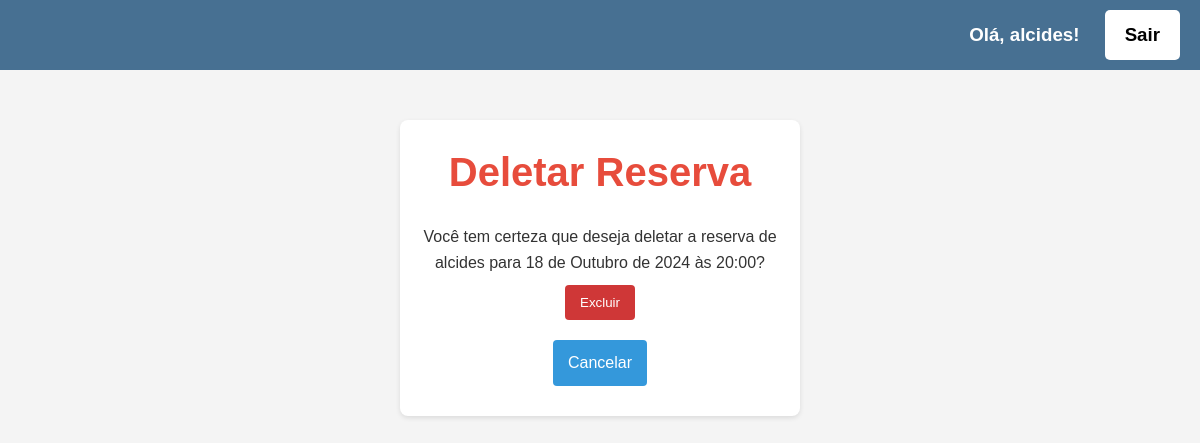
/reservas/deletar/11/ (signed in), run on the app's committed database.
### core/models.py (models this page shows, shortened)
class Reserva(models.Model):
    cliente = models.ForeignKey(Cliente, on_delete=models.CASCADE)  # Relaciona a reserva com o cliente
    mesa = models.ForeignKey(Mesa, on_delete=models.CASCADE)  # Relaciona a reserva com a mesa
    data_reserva = models.DateField()
    hora_reserva = models.TimeField()
    num_pessoas = models.IntegerField()

class Cliente(models.Model):
    user = models.OneToOneField(User, on_delete=models.CASCADE)
    telefone = models.CharField(max_length=15)

### core/views.py (the view)
# urls.py: path('reservas/deletar/<int:pk>/', views.deletar_reserva, name='deletar_reserva'),
@login_required
def deletar_reserva(request, pk):
    reserva = get_object_or_404(Reserva, pk=pk)
    if request.method == 'POST':
        reserva.delete()
        return redirect('listar_reservas')  # Redireciona para a lista de reservas
    return render(request, 'core/reservas/deletar_reserva.html', {'reserva': reserva})

### core/templates/core/reservas/deletar_reserva.html (shortened to what this page needs)
{% extends 'core/base.html' %}
{% block content %}
<div class="container">
    <h1>Deletar Reserva</h1>
    <p>Você tem certeza que deseja deletar a reserva de {{ reserva.cliente.user }} para {{ reserva.data_reserva }} às {{ reserva.hora_reserva }}?</p>
    <form method="POST">
        <button type="submit" class="button">Excluir</button>
    </form>
    <a href="{% url 'lista_reservas' %}" class="button-voltar">Cancelar</a>
</div>
{% endblock %}

### core/templates/core/base.html (shortened to what this page needs)
<!DOCTYPE html>
<html lang="pt-BR">
<head>
    {% load static %}
    <link rel="stylesheet" href="{% static 'css/styles.css' %}">
</head>
<body>
    <header>
        <form align="right">
                {% if user.is_authenticated%}
                <h3>Olá, {{ user.username}}!
                    <a href="{% url 'logout' %}" class="menu-button1"  >
                        Sair
                    </a>
                </h3>
            {% else %}
            <a href="{% url 'login' %}" class="menu-button1"  >
                Acessar
            </a>
            {%endif %}
        </form>
    </header>
        {% block content %}
        {% endblock %}
</body>
</html>

### core/static/css/styles.css (style rules this page uses)
* { margin: 0; padding: 0; box-sizing: border-box; }
body { font-family: 'Arial', sans-serif; line-height: 1.6; background-color: #f0faff; color: #333333; }
header { background: #477092; color: #ffffff; padding: 10px 20px; text-align: center; }
h1 { font-size: 2.5em; color: rgb(60, 60, 60); margin-bottom: 0px; }

### core/templates/core/base.html (style rules this page uses)
.menu-button1 { display: inline-block; margin-left: 20px; padding: 10px 20px; background: #ffffff; color: #000000; text-decoration: none; border-radius: 5px; transition: background 0.3s, transform 0.3s; z-index: 1; }

### core/templates/core/reservas/deletar_reserva.html (style rules this page uses)
* { margin: 0; padding: 0; box-sizing: border-box; }
body { font-family: Arial, sans-serif; background-color: #f4f4f4; color: #333; }
.container { width: 400px; margin: 50px auto; padding: 20px; background-color: #fff; border-radius: 8px; box-shadow: 0 2px 5px rgba(0, 0, 0, 0.1); text-align: center; }
h1 { color: #e74c3c; margin-bottom: 20px; }
.button { background-color: #cf3737; color: white; padding: 10px 15px; border-radius: 4px; text-decoration: none; margin: 10px; display: inline-block; transition: background-color 0.3s; border: none; }
.button-voltar { background-color: #3498db; color: white; padding: 10px 15px; border-radius: 4px; text-decoration: none; margin: 10px; display: inline-block; transition: background-color 0.3s; }

### data on the page
Reserva: cliente.user "alcides", data_reserva "18 de Outubro de 2024", hora_reserva "20:00"

### other printed values
{{ user.username }} "alcides"
